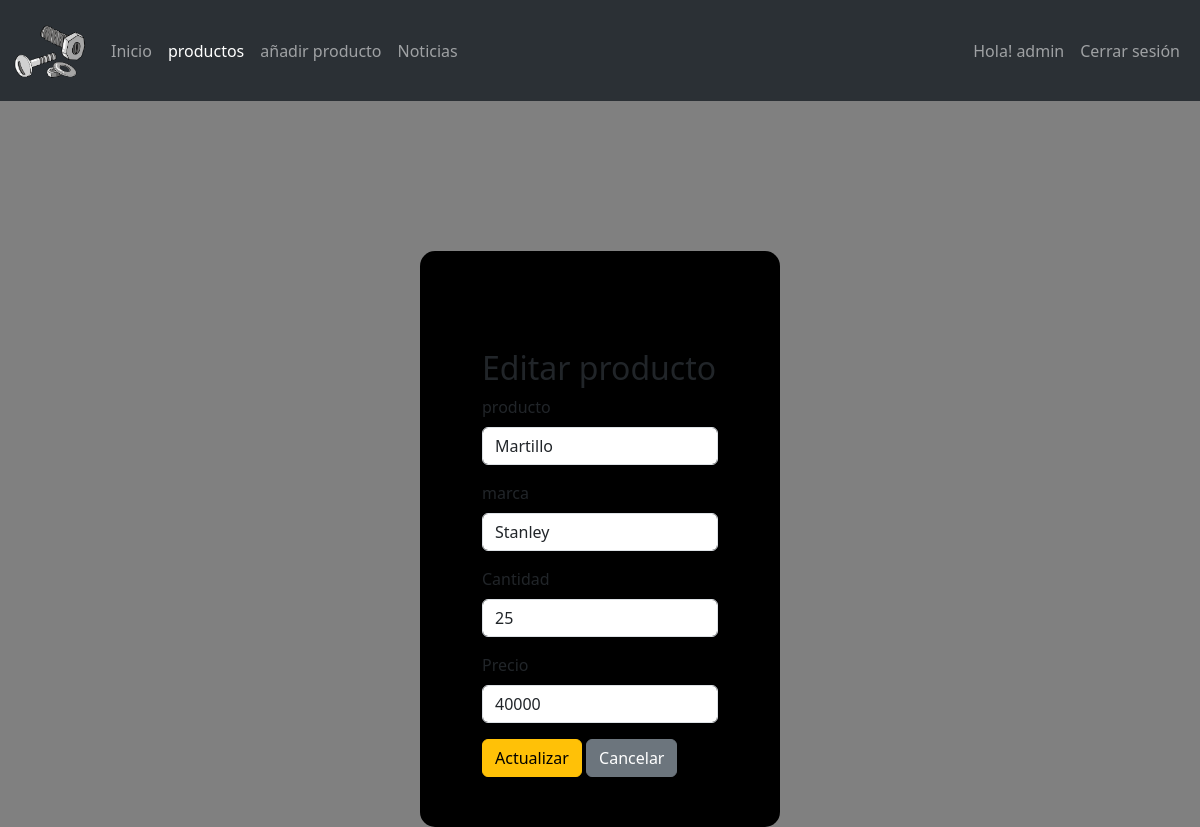
Screenshot of /admin/editar_producto.php?id=3 (signed in) with the database file from the repository.
### tables this page shows
CREATE TABLE IF NOT EXISTS `productos` (
  `id` int(11) NOT NULL AUTO_INCREMENT,
  `producto` text NOT NULL,
  `marca` text NOT NULL,
  `cantidad` int(11) NOT NULL,
  `precio` int(11) NOT NULL,
  PRIMARY KEY (`id`)
);

### admin/editar_producto.php (the view, shortened to what this page needs)
<?php
require('../conexion.php');
if (isset($_GET['id'])) {
    $id = $_GET['id'];
    $query = "SELECT * FROM productos WHERE id = $id";
    $resultado = mysqli_query($conn, $query);
    $producto = mysqli_fetch_array($resultado);
}
?>
<!DOCTYPE html>
<html lang="en">
<head>
    <link href="https://cdn.jsdelivr.net/npm/bootstrap@5.3.3/dist/css/bootstrap.min.css" rel="stylesheet">
    <link rel="stylesheet" href="../style.css">
</head>
<body>
<?php include "barra-navegacion-admin.php";
?>
    <div id="container">
        <div id="recuadro">
            <div class="container mt-5">
                <h2>Editar producto</h2>
                <form action="actualizar_producto.php" method="POST">
                    <div class="mb-3">
                        <label class="form-label">producto</label>
                        <input type="text" name="producto" class="form-control" value="<?php echo $producto['producto']; ?>" required>
                    </div>
                    <div class="mb-3">
                        <label class="form-label">marca</label>
                        <input type="text" name="marca" class="form-control" value="<?php echo $producto['marca']; ?>">
                    </div>
                    <div class="mb-3">
                        <label class="form-label">Cantidad</label>
                        <input type="int" name="cantidad" class="form-control" value="<?php echo $producto['cantidad']; ?>" required>
                    </div>
                    <div class="mb-3">
                        <label class="form-label">Precio</label>
                        <input type="int" name="precio" class="form-control" value="<?php echo $producto['precio']; ?>" required>
                    </div>
                    <button type="submit" class="btn btn-warning">Actualizar</button>
                    <a href="inventario.php" class="btn btn-secondary">Cancelar</a>
                </form>
            </div>
        </div>
    </div>
</body>
</html>

### style.css (style rules this page uses)
body { background-color:gray; }
#container { background-color: black; margin: auto; margin-top: 150px; width: 30%; padding: 50px; border-radius: 15px; }

### rows the page displays
productos: producto "Martillo", marca "Stanley", cantidad "25", precio "40000"

### other values shown
$_SESSION['nombre'] "admin"
